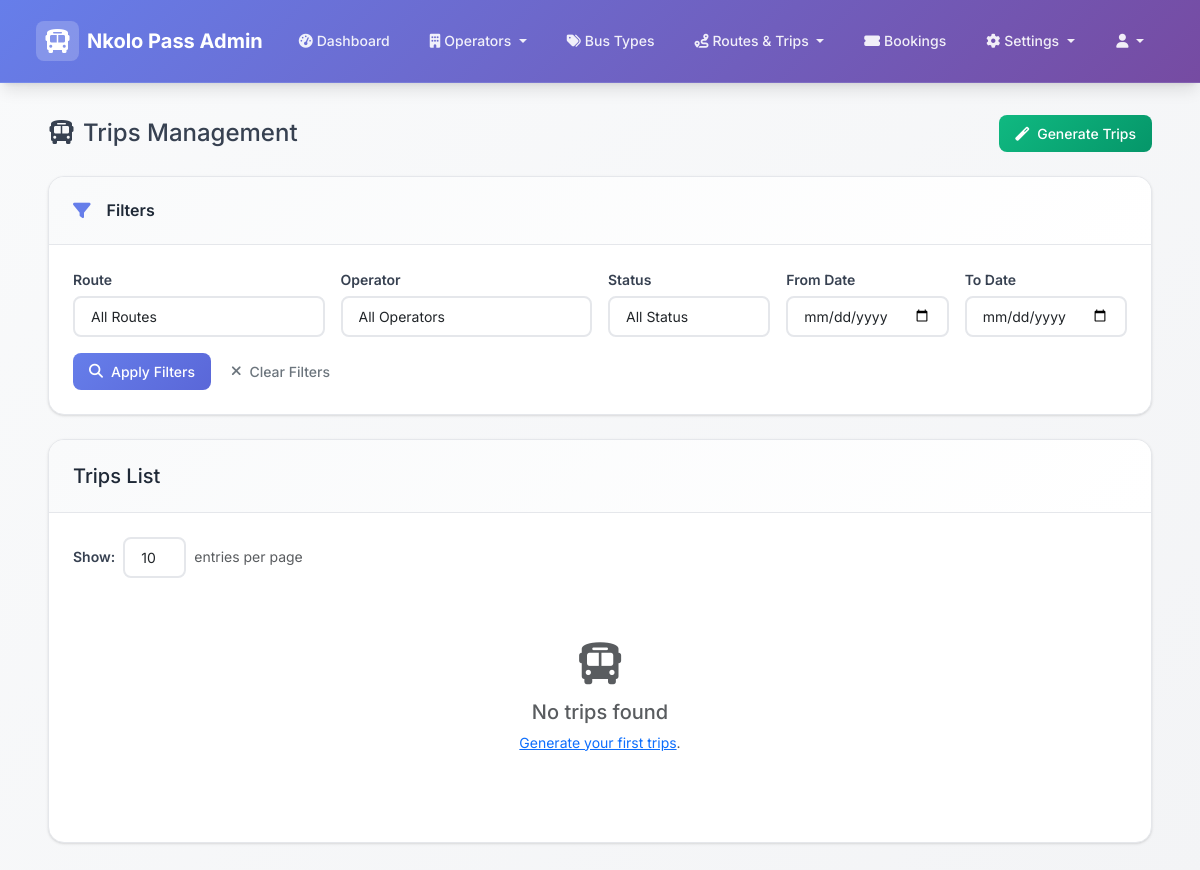
Page /admin/trips?page=4 (signed in) on the earlier database version.
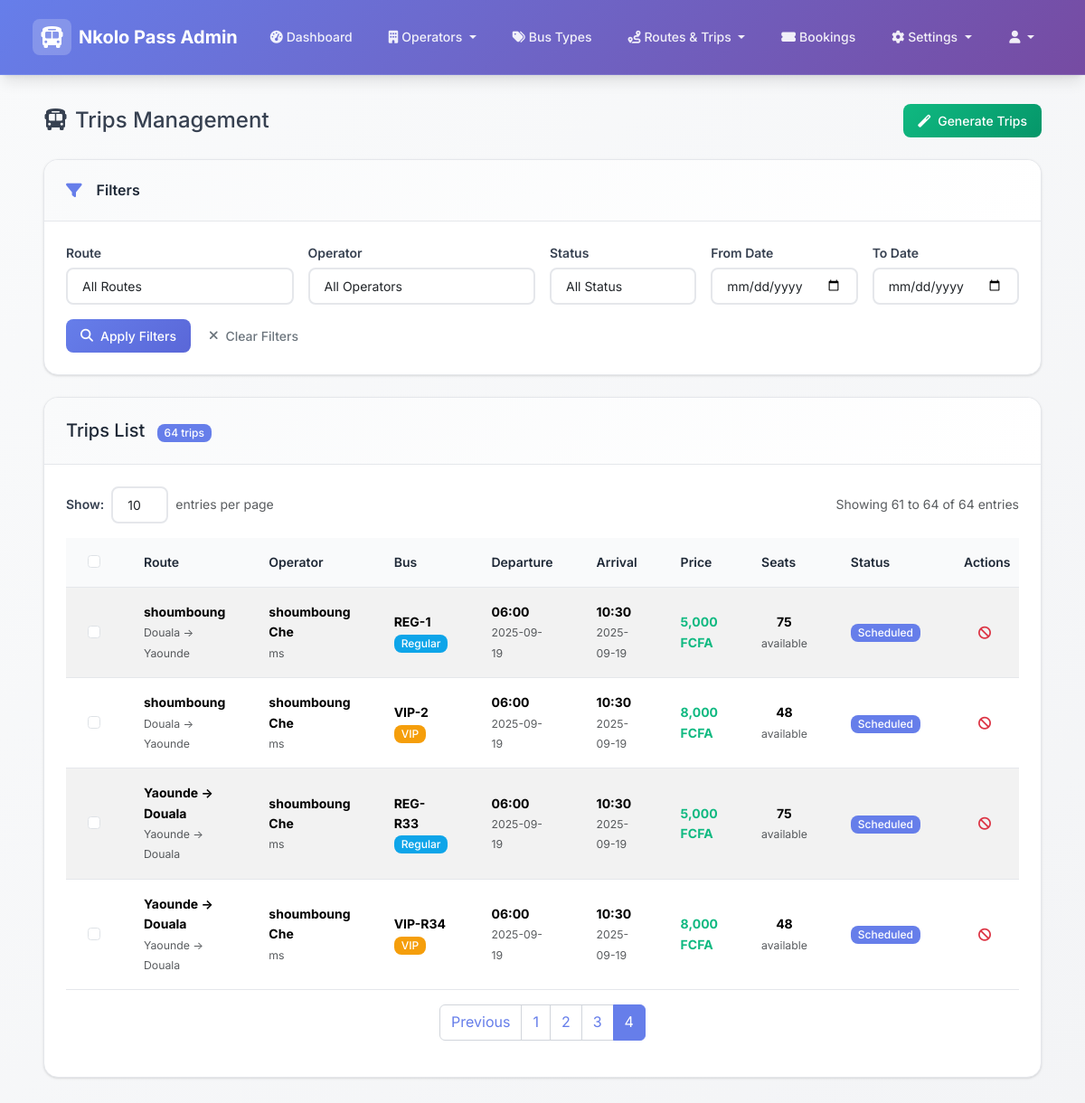
Same page on the later database version.
### models.py (models this page shows, shortened)
class Trip(db.Model):
    id = db.Column(db.Integer, primary_key=True)
    departure_time = db.Column(db.DateTime, nullable=False)
    arrival_time = db.Column(db.DateTime, nullable=False)
    seat_price = db.Column(db.Float, nullable=False)  # Price per seat
    available_seats = db.Column(db.Integer, nullable=False)
    status = db.Column(db.String(20), default='scheduled')  # scheduled, departed, arrived, cancelled
    virtual_bus_id = db.Column(db.String(20))
    route_id = db.Column(db.Integer, db.ForeignKey('route.id'), nullable=False)
    operator_id = db.Column(db.Integer, db.ForeignKey('operator.id'), nullable=False)
    bus_type_id = db.Column(db.Integer, db.ForeignKey('bus_type.id'), nullable=False)
    created_at = db.Column(db.DateTime, default=datetime.utcnow)
    bookings = db.relationship('Booking', backref='trip', lazy=True)
    bus_type = db.relationship('BusType', backref='trips')

class Route(db.Model):
    id = db.Column(db.Integer, primary_key=True)
    name = db.Column(db.String(100), nullable=False)
    origin = db.Column(db.String(100), nullable=False)
    destination = db.Column(db.String(100), nullable=False)
    distance_km = db.Column(db.Float)
    estimated_duration = db.Column(db.Integer)  # in minutes
    waypoints = db.Column(db.Text)  # JSON string of intermediate stops
    is_active = db.Column(db.Boolean, default=True)
    created_at = db.Column(db.DateTime, default=datetime.utcnow)
    trips = db.relationship('Trip', backref='route', lazy=True)

class Operator(db.Model):
    id = db.Column(db.Integer, primary_key=True)
    name = db.Column(db.String(100), nullable=False)
    code = db.Column(db.String(10), unique=True, nullable=False)
    contact_person = db.Column(db.String(100))
    phone = db.Column(db.String(20))
    email = db.Column(db.String(100))
    address = db.Column(db.Text)
    logo_url = db.Column(db.String(500))  # URL to logo image
    is_active = db.Column(db.Boolean, default=True)
    created_at = db.Column(db.DateTime, default=datetime.utcnow)
    locations = db.relationship('OperatorLocation', backref='operator', lazy=True)
    trips = db.relationship('Trip', backref='operator', lazy=True)

class BusType(db.Model):
    id = db.Column(db.Integer, primary_key=True)
    name = db.Column(db.String(50), nullable=False)  # e.g., "Luxury Coach", "Standard Bus"
    category = db.Column(db.String(20), nullable=False, default='regular')  # 'vip' or 'regular'
    description = db.Column(db.Text)
    amenities = db.Column(db.Text)  # JSON string of amenities
    capacity = db.Column(db.Integer, nullable=False, default=48)
    seat_layout = db.Column(db.Text)  # JSON string for default seat map
    seats_per_row = db.Column(db.Integer, default=4)
    created_at = db.Column(db.DateTime, default=datetime.utcnow)
    updated_at = db.Column(db.DateTime, default=datetime.utcnow, onupdate=datetime.utcnow)

### admin_routes.py (the view)
@admin_bp.route('/trips')
def trips():
    if 'admin_id' not in session:
        return redirect(url_for('admin_bp.login'))
    filters = {
        'status': request.args.get('status', ''),
        'date_from': request.args.get('date_from', ''),
        'date_to': request.args.get('date_to', ''),
        'route_id': request.args.get('route_id', ''),
        'operator_id': request.args.get('operator_id', '')
    }
    query = Trip.query
    if filters['status']:
        query = query.filter(Trip.status == filters['status'])
    if filters['date_from']:
        from datetime import datetime
        date_from = datetime.strptime(filters['date_from'], '%Y-%m-%d').date()
        query = query.filter(Trip.departure_time >= date_from)
    if filters['date_to']:
        from datetime import datetime
        date_to = datetime.strptime(filters['date_to'], '%Y-%m-%d').date()
        query = query.filter(Trip.departure_time <= date_to)
    if filters['route_id']:
        query = query.filter(Trip.route_id == filters['route_id'])
    if filters['operator_id']:
        query = query.filter(Trip.operator_id == filters['operator_id'])
    page = request.args.get('page', 1, type=int)
    per_page = request.args.get('per_page', 20, type=int)
    trips = query.order_by(Trip.departure_time.desc()).paginate(
        page=page,
        per_page=per_page,
        error_out=False
    )
    total_trips = Trip.query.count()
    print(f"Total trips in database: {total_trips}")
    print(f"Trips after filtering: {trips.total}")
    if trips.items:
        print(f"Sample trip: {trips.items[0].departure_time}, Route: {trips.items[0].route_id}, Operator: {trips.items[0].operator_id}")
    routes = Route.query.all()
    operators = Operator.query.all()
    filters_dict = {k: v for k, v in filters.items() if v}
    return render_template('admin/trips/list.html',
                         trips=trips,
                         filters=filters,
                         filters_dict=filters_dict,
                         routes=routes,
                         operators=operators)

### templates/admin/trips/list.html (shortened to what the changed rows need)
{% extends "admin/base.html" %}
{% block content %}
<div class="container-fluid">
    <div class="row">
        <div class="col-12">
            <div class="d-flex justify-content-between align-items-center mb-4">
                <h2 class="h4 mb-0">
                    <i class="fas fa-bus me-2"></i>Trips Management
                </h2>
            </div>
            <div class="card">
                <div class="card-header d-flex justify-content-between align-items-center">
                    <h5 class="card-title mb-0">
                        Trips List
                        {% if trips.total %}
                        <span class="badge bg-primary ms-2">{{ trips.total }} trips</span>
                        {% endif %}
                    </h5>
                </div>
                <div class="card-body">
                    <div class="d-flex justify-content-between align-items-center mb-3">
                        <div class="d-flex align-items-center">
                            <label class="form-label me-2 mb-0">Show:</label>
                            <select class="form-select form-select-sm" style="width: auto;" onchange="changePerPage(this.value)">
                            </select>
                            <span class="ms-2 text-muted">entries per page</span>
                        </div>
                        {% if trips.total %}
                        <div class="text-muted">
                            Showing {{ trips.per_page * (trips.page - 1) + 1 }} to
                            {{ trips.per_page * (trips.page - 1) + trips.items|length }} of
                            {{ trips.total }} entries
                        </div>
                        {% endif %}
                    </div>
                    {% if trips.items %}
                    <div class="table-responsive">
                        <table class="table table-striped table-hover">
                            <thead class="table-dark">
                                <tr>
                                    <th>
                                        <input type="checkbox" id="selectAll" class="form-check-input">
                                    </th>
                                    <th>Route</th>
                                    <th>Operator</th>
                                    <th>Bus</th>
                                    <th>Departure</th>
                                    <th>Arrival</th>
                                    <th>Price</th>
                                    <th>Seats</th>
                                    <th>Status</th>
                                    <th>Actions</th>
                                </tr>
                            </thead>
                            <tbody>
                                {% for trip in trips.items %}
                                <tr>
                                    <td>
                                        <input type="checkbox" class="form-check-input trip-checkbox" value="{{ trip.id }}"
                                               data-status="{{ trip.status }}" data-bookings="{{ trip.bookings|length }}">
                                    </td>
                                    <td>
                                        <div class="route-display">
                                            <div class="fw-bold">{{ trip.route.name }}</div>
                                            <small class="text-muted">
                                                {{ trip.route.origin }} → {{ trip.route.destination }}
                                            </small>
                                        </div>
                                    </td>
                                    <td>
                                        <div class="d-flex align-items-center">
                                            <div>
                                                <div class="fw-bold">{{ trip.operator.name }}</div>
                                                <small class="text-muted">{{ trip.operator.code }}</small>
                                            </div>
                                        </div>
                                    </td>
                                    <td>
                                        <div>
                                            <span class="fw-bold">{{ trip.virtual_bus_id or 'Bus-' + trip.id|string }}</span>
                                            {% if trip.bus_type %}
                                            <br><span class="badge bg-{% if trip.bus_type.category == 'vip' %}warning{% else %}info{% endif %}">
                                                {{ trip.bus_type.name }}
                                            </span>
                                            {% endif %}
                                        </div>
                                    </td>
                                    <td>
                                        <div class="fw-bold">{{ trip.departure_time.strftime('%H:%M') }}</div>
                                        <small class="text-muted">{{ trip.departure_time.strftime('%Y-%m-%d') }}</small>
                                    </td>
                                    <td>
                                        <div class="fw-bold">{{ trip.arrival_time.strftime('%H:%M') }}</div>
                                        <small class="text-muted">{{ trip.arrival_time.strftime('%Y-%m-%d') }}</small>
                                    </td>
                                    <td>
                                        {% if trip.seat_price is not none and trip.seat_price > 0 %}
                                            <span class="fw-bold text-success">{{ "{:,.0f}".format(trip.seat_price|float) }} FCFA</span>
                                        {% else %}
                                            <span class="text-muted">Not set</span>
                                        {% endif %}
                                    </td>
                                    <td>
                                        <div class="text-center">
                                            <div class="fw-bold">{{ trip.available_seats }}</div>
                                            <small class="text-muted">available</small>
                                        </div>
                                    </td>
                                    <td>
                                        {% if trip.status == 'scheduled' %}
                                            <span class="badge bg-primary">Scheduled</span>
                                        {% elif trip.status == 'departed' %}
                                            <span class="badge bg-info">Departed</span>
                                        {% elif trip.status == 'arrived' %}
                                            <span class="badge bg-success">Arrived</span>
                                        {% elif trip.status == 'cancelled' %}
                                            <span class="badge bg-danger">Cancelled</span>
                                        {% endif %}
                                    </td>
                                    <td>
                                        <div class="btn-group" role="group">
                                            {% if trip.status == 'scheduled' %}
                                            <button type="button" class="btn btn-sm btn-outline-danger"
                                                    data-trip-id="{{ trip.id }}"
                                                    data-route-name="{{ trip.route.origin }} → {{ trip.route.destination }}"
                                                    onclick="cancelTripHandler(this)"
                                                    title="Cancel Trip">
                                                <i class="fas fa-ban"></i>
                                            </button>
                                            {% endif %}
                                            {% if trip.status in ['scheduled', 'cancelled'] %}
                                            <button type="button" class="btn btn-sm btn-outline-danger"
                                                    data-trip-id="{{ trip.id }}"
                                                    data-route-name="{{ trip.route.origin }} → {{ trip.route.destination }}"
                                                    onclick="deleteTripHandler(this)"
                                                    title="Delete Trip">
                                            </button>
                                            {% endif %}
                                        </div>
                                    </td>
                                </tr>
                                {% endfor %}
                            </tbody>
                        </table>
                    </div>
                    {% if trips.pages > 1 %}
                    <nav aria-label="Trips pagination">
                        <ul class="pagination justify-content-center">
                            {% if trips.has_prev %}
                            <li class="page-item">
                                <a class="page-link" href="{{ url_for('admin_bp.trips', page=trips.prev_num, **filters_dict) }}">Previous</a>
                            </li>
                            {% endif %}
                            {% for page_num in trips.iter_pages() %}
                                {% if page_num %}
                                    {% if page_num != trips.page %}
                                    <li class="page-item">
                                        <a class="page-link" href="{{ url_for('admin_bp.trips', page=page_num, **filters_dict) }}">{{ page_num }}</a>
                                    </li>
                                    {% else %}
                                    <li class="page-item active">
                                        <span class="page-link">{{ page_num }}</span>
                                    </li>
                                    {% endif %}
                                {% else %}
                                <li class="page-item disabled">
                                    <span class="page-link">...</span>
                                </li>
                                {% endif %}
                            {% endfor %}
                        </ul>
                    </nav>
                    {% endif %}
                    {% else %}
                    <div class="text-center py-5">
                        <i class="fas fa-bus fa-3x text-muted mb-3"></i>
                        <h5 class="text-muted">No trips found</h5>
                        <p class="text-muted">
                            {% if filters.route_id or filters.operator_id or filters.status or filters.date_from or filters.date_to %}
                                Try adjusting your filters or <a href="{{ url_for('admin_bp.trips') }}">clear all filters</a>.
                            {% else %}
                                <a href="{{ url_for('admin_bp.generate_trips') }}">Generate your first trips</a>.
                            {% endif %}
                        </p>
                    </div>
                    {% endif %}
                </div>
            </div>
        </div>
    </div>
</div>
{% endblock %}

Differences in the rows shown:
added Trip: route.name "shoumboung", route.origin "Douala", route.destination "Yaounde", operator.name "shoumboung Che", operator.code "ms", virtual_bus "REG-1", bus_type.name "Regular", departure_time "06:00", departure_time "2025-09-19", arrival_time "10:30", arrival_time "2025-09-19", seat_price "5,000", available_seats "75", status "Scheduled"
added Trip: route.name "shoumboung", route.origin "Douala", route.destination "Yaounde", operator.name "shoumboung Che", operator.code "ms", virtual_bus "VIP-2", bus_type.name "VIP", departure_time "06:00", departure_time "2025-09-19", arrival_time "10:30", arrival_time "2025-09-19", seat_price "8,000", available_seats "48", status "Scheduled"
added Trip: route.name "Yaounde → Douala", route.origin "Yaounde", route.destination "Douala", operator.name "shoumboung Che", operator.code "ms", virtual_bus "REG-R33", bus_type.name "Regular", departure_time "06:00", departure_time "2025-09-19", arrival_time "10:30", arrival_time "2025-09-19", seat_price "5,000", available_seats "75", status "Scheduled"
added Trip: route.name "Yaounde → Douala", route.origin "Yaounde", route.destination "Douala", operator.name "shoumboung Che", operator.code "ms", virtual_bus "VIP-R34", bus_type.name "VIP", departure_time "06:00", departure_time "2025-09-19", arrival_time "10:30", arrival_time "2025-09-19", seat_price "8,000", available_seats "48", status "Scheduled"
Other differences:
{{ trips.total }}: (not shown) → "64"
{{ trips.per_page * (trips.page - 1) + 1 }}: (not shown) → "61"
{{ trips.per_page * (trips.page - 1) + trips.items|length }}: (not shown) → "64"
form field value: (not shown) → "☐"
text no longer shown: "No trips found Generate your first trips ."
text now shown: "trips Showing to of entries Route Operator Bus Departure Arrival Price Seats Status Actions Previous"
new list line: "1"
new list line: "2"
new list line: "3"
new list line: "4"
